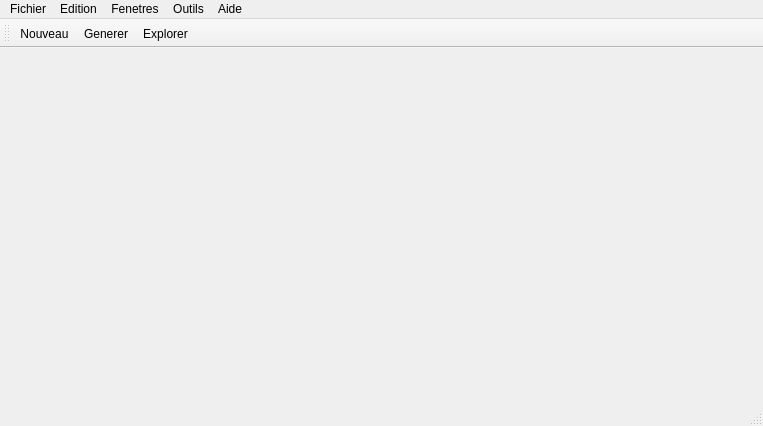
<?xml version="1.0" encoding="UTF-8"?>
<ui version="4.0">
 <class>MainWindow</class>
 <widget class="QMainWindow" name="MainWindow">
  <property name="geometry">
   <rect>
    <x>0</x>
    <y>0</y>
    <width>763</width>
    <height>426</height>
   </rect>
  </property>
  <property name="sizePolicy">
   <sizepolicy hsizetype="Preferred" vsizetype="Preferred">
    <horstretch>0</horstretch>
    <verstretch>0</verstretch>
   </sizepolicy>
  </property>
  <property name="windowTitle">
   <string>MainWindow</string>
  </property>
  <widget class="QWidget" name="centralWidget">
   <layout class="QGridLayout" name="gridLayout">
    <item row="0" column="1">
     <widget class="ToolWidget" name="toolWidget" native="true">
      <property name="sizePolicy">
       <sizepolicy hsizetype="Minimum" vsizetype="Preferred">
        <horstretch>0</horstretch>
        <verstretch>0</verstretch>
       </sizepolicy>
      </property>
     </widget>
    </item>
    <item row="0" column="0">
     <widget class="GLWidget" name="renderWidget" native="true">
      <property name="sizePolicy">
       <sizepolicy hsizetype="Expanding" vsizetype="Expanding">
        <horstretch>0</horstretch>
        <verstretch>0</verstretch>
       </sizepolicy>
      </property>
     </widget>
    </item>
   </layout>
  </widget>
  <widget class="QMenuBar" name="menuBar">
   <property name="geometry">
    <rect>
     <x>0</x>
     <y>0</y>
     <width>763</width>
     <height>26</height>
    </rect>
   </property>
   <widget class="QMenu" name="menuFichier">
    <property name="title">
     <string>Fichier</string>
    </property>
    <addaction name="actionNouveau"/>
    <addaction name="actionImporter"/>
    <addaction name="actionExporter"/>
    <addaction name="separator"/>
    <addaction name="actionQuitter"/>
   </widget>
   <widget class="QMenu" name="menuEdition">
    <property name="title">
     <string>Edition</string>
    </property>
   </widget>
   <widget class="QMenu" name="menuVue">
    <property name="title">
     <string>Fenetres</string>
    </property>
   </widget>
   <widget class="QMenu" name="menuOutils">
    <property name="title">
     <string>Outils</string>
    </property>
    <addaction name="actionGenerer"/>
    <addaction name="actionExplorer"/>
   </widget>
   <widget class="QMenu" name="menuAide">
    <property name="title">
     <string>Aide</string>
    </property>
   </widget>
   <addaction name="menuFichier"/>
   <addaction name="menuEdition"/>
   <addaction name="menuVue"/>
   <addaction name="menuOutils"/>
   <addaction name="menuAide"/>
  </widget>
  <widget class="QToolBar" name="mainToolBar">
   <attribute name="toolBarArea">
    <enum>TopToolBarArea</enum>
   </attribute>
   <attribute name="toolBarBreak">
    <bool>false</bool>
   </attribute>
   <addaction name="actionNouveau"/>
   <addaction name="actionGenerer"/>
   <addaction name="actionExplorer"/>
  </widget>
  <widget class="QStatusBar" name="statusBar"/>
  <action name="actionGenerer">
   <property name="text">
    <string>Generer</string>
   </property>
   <property name="toolTip">
    <string>generer le monde</string>
   </property>
  </action>
  <action name="actionExplorer">
   <property name="text">
    <string>Explorer</string>
   </property>
  </action>
  <action name="actionImporter">
   <property name="text">
    <string>Importer</string>
   </property>
  </action>
  <action name="actionExporter">
   <property name="text">
    <string>Exporter</string>
   </property>
  </action>
  <action name="actionQuitter">
   <property name="text">
    <string>Quitter</string>
   </property>
  </action>
  <action name="actionNouveau">
   <property name="text">
    <string>Nouveau</string>
   </property>
   <property name="toolTip">
    <string>Nouveau monde</string>
   </property>
  </action>
 </widget>
 <layoutdefault spacing="6" margin="11"/>
 <customwidgets>
  <customwidget>
   <class>GLWidget</class>
   <extends>QWidget</extends>
   <header>glwidget.hpp</header>
   <container>1</container>
  </customwidget>
  <customwidget>
   <class>ToolWidget</class>
   <extends>QWidget</extends>
   <header>toolwidget.hpp</header>
   <container>1</container>
  </customwidget>
 </customwidgets>
 <resources/>
 <connections/>
</ui>
